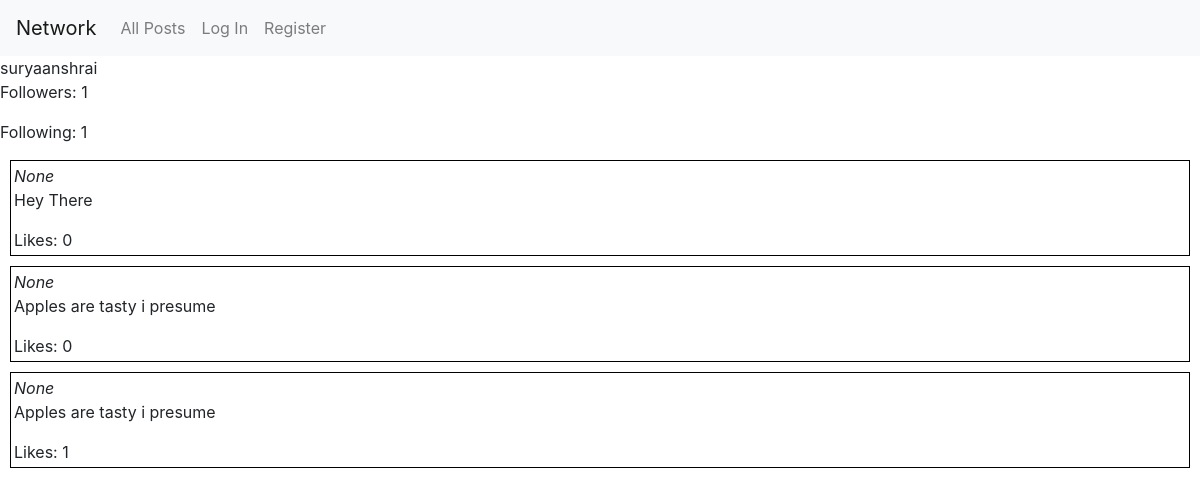
The page /user/suryaanshrai on the database its author committed.
### network/models.py (models this page shows, shortened)
class User(AbstractUser):
    pass

class Posts(models.Model):
    poster = models.ForeignKey(User, on_delete=models.CASCADE, related_name="posts")
    content = models.TextField(max_length=256)
    time = models.DateTimeField(default=datetime.now())

### network/views.py (the view)
# urls.py: path("user/<str:username>", views.userpage, name="userpage"),
def userpage(request, username):
    user = User.objects.get(username=username)
    allposts = list(Posts.objects.filter(poster=user).values())
    for post in allposts:
        post['likecount']=len(Like.objects.filter(post_id=post['id']))
        liked=[1]
        if len(liked) == 0:
            post['liked'] = False
        else:
            post['liked'] = True
    allposts.reverse()
    follower = len(user.followers.all())
    following = len(user.following.all())
    try:
        Follower.objects.get(follower=User.objects.get(username=request.user.username), following=User.objects.get(username=username))
        follow_status = True
    except:
        follow_status = False
    return render(request, "network/userpage.html", {
        "username":username,
        "posts":allposts,
        "followers":follower,
        "following": following,
        "follow_status":follow_status
    })

### network/templates/network/userpage.html (shortened to what this page needs)
{% extends "network/layout.html" %}
{% load static %}
{% block body %}
    <div>
        {{username}}
    </div>
    <div>
        <p>Followers: {{followers}}</p> <p>Following: {{following}}</p>
    </div>
    <div>
        {% for post in posts %}
        <div class="post">
            <i>{{post.time}}</i>
            <p>{{post.content}} </p>
            Likes: {{post.likecount}}
        </div>
        {% endfor %}
    </div>
{% endblock %}

### network/templates/network/layout.html (shortened to what this page needs)
{% load static %}
<!DOCTYPE html>
<html lang="en">
    <head>
        <link rel="stylesheet" href="https://stackpath.bootstrapcdn.com/bootstrap/4.4.1/css/bootstrap.min.css">
        <link href="{% static 'network/styles.css' %}" rel="stylesheet">
    </head>
    <body>
        <nav class="navbar navbar-expand-lg navbar-light bg-light">
            <a class="navbar-brand" href="#">Network</a>
            <div>
              <ul class="navbar-nav mr-auto">
                <li class="nav-item">
                  <a class="nav-link" id="AllPostsButton" href="{% url 'index' %}">All Posts</a>
                </li>
                {% if user.is_authenticated %}
                    <li class="nav-item">
                        <a class="nav-link" href="#">Following</a>
                    </li>
                    <li class="nav-item">
                        <a class="nav-link" href="{% url 'logout' %}">Log Out</a>
                    </li>
                {% else %}
                    <li class="nav-item">
                        <a class="nav-link" href="{% url 'login' %}">Log In</a>
                    </li>
                    <li class="nav-item">
                        <a class="nav-link" href="{% url 'register' %}">Register</a>
                    </li>
                {% endif %}
              </ul>
            </div>
          </nav>
        <div class="body">
            {% block body %}
            {% endblock %}
        </div>
    </body>
</html>

### network/static/network/styles.css (style rules this page uses)
.post { border:1px solid black; margin:10px; padding:3px; }

### rows shown on the page
User: username "suryaanshrai"
Posts: time "None", content "Hey There", likecount "0"
Posts: time "None", content "Apples are tasty i presume", likecount "0"
Posts: time "None", content "Apples are tasty i presume", likecount "1"

### other values the page prints
{{ followers }} "1"
{{ following }} "1"
